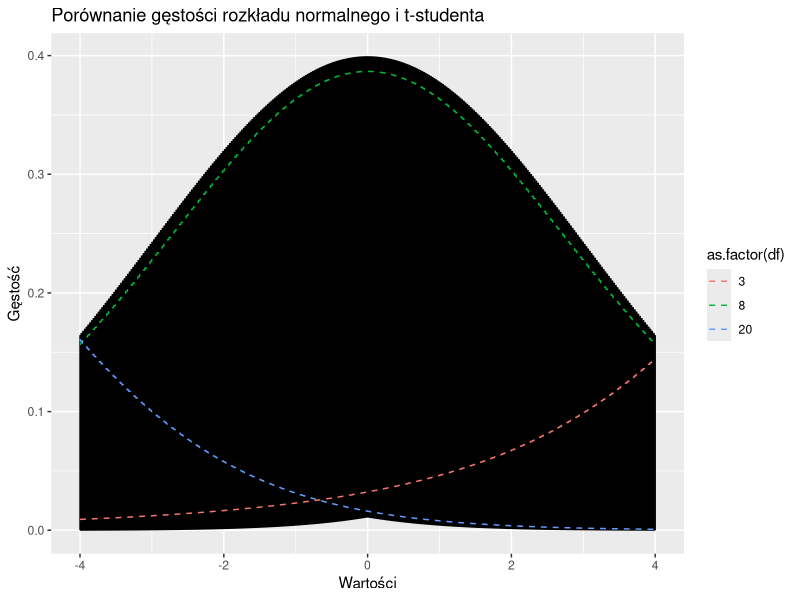

Recreate this plot in R.
library(ggplot2)

x <- seq(-4, 4, length = 1000)
df_values <- c(3, 8, 20)  # Stopnie swobody

# Tworzenie wykresu
plot_data <- data.frame(x = rep(x, times = length(df_values)), 
                        df = rep(df_values, each = length(x)),
                        y_normal = dnorm(rep(x, each = length(df_values))),
                        y_t = dt(rep(x, each = length(df_values)), df = rep(df_values, each = length(x))))

ggplot(plot_data, aes(x = x, y = y_normal)) +
  geom_line() + geom_line(aes(y = y_t, color = as.factor(df)), linetype = "dashed") +
  labs(title = "Porównanie gęstości rozkładu normalnego i t-studenta", x = "Wartości", y = "Gęstość")
